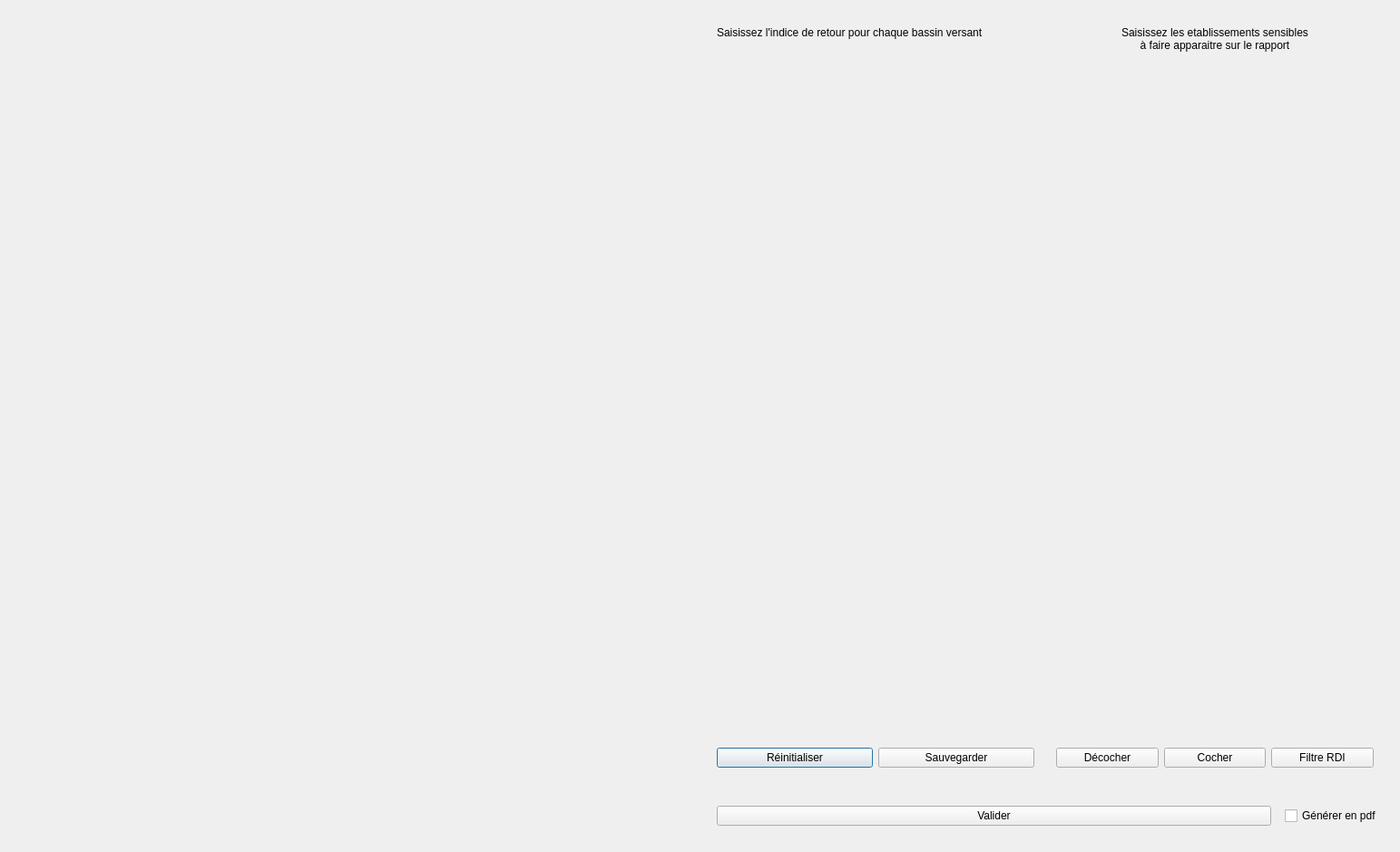
<?xml version="1.0" encoding="UTF-8"?>
<ui version="4.0">
 <class>DDTM_GenerationRapportDialogBase</class>
 <widget class="QDialog" name="DDTM_GenerationRapportDialogBase">
  <property name="geometry">
   <rect>
    <x>0</x>
    <y>0</y>
    <width>1543</width>
    <height>939</height>
   </rect>
  </property>
  <property name="minimumSize">
   <size>
    <width>400</width>
    <height>494</height>
   </size>
  </property>
  <property name="maximumSize">
   <size>
    <width>16777215</width>
    <height>16777215</height>
   </size>
  </property>
  <property name="cursor">
   <cursorShape>ArrowCursor</cursorShape>
  </property>
  <property name="windowTitle">
   <string>DDTM_GenerationRapport</string>
  </property>
  <layout class="QHBoxLayout" name="horizontalLayout">
   <item>
    <layout class="QHBoxLayout" name="container_princ">
     <item>
      <layout class="QVBoxLayout" name="container_canvas">
       <item>
        <spacer name="horizontalSpacer_2">
         <property name="orientation">
          <enum>Qt::Horizontal</enum>
         </property>
         <property name="sizeHint" stdset="0">
          <size>
           <width>40</width>
           <height>0</height>
          </size>
         </property>
        </spacer>
       </item>
      </layout>
     </item>
     <item>
      <layout class="QVBoxLayout" name="verticalLayout_4">
       <item>
        <widget class="QWidget" name="container_formulaires" native="true">
         <layout class="QHBoxLayout" name="horizontalLayout_3">
          <item>
           <widget class="QWidget" name="container_scenario" native="true">
            <property name="minimumSize">
             <size>
              <width>0</width>
              <height>0</height>
             </size>
            </property>
            <property name="maximumSize">
             <size>
              <width>16777215</width>
              <height>16777215</height>
             </size>
            </property>
            <layout class="QVBoxLayout" name="verticalLayout">
             <item alignment="Qt::AlignTop">
              <widget class="QLabel" name="titre1">
               <property name="sizePolicy">
                <sizepolicy hsizetype="Preferred" vsizetype="Preferred">
                 <horstretch>0</horstretch>
                 <verstretch>0</verstretch>
                </sizepolicy>
               </property>
               <property name="minimumSize">
                <size>
                 <width>0</width>
                 <height>0</height>
                </size>
               </property>
               <property name="maximumSize">
                <size>
                 <width>16777215</width>
                 <height>212</height>
                </size>
               </property>
               <property name="text">
                <string>Saisissez l'indice de retour pour chaque bassin versant</string>
               </property>
              </widget>
             </item>
             <item>
              <layout class="QFormLayout" name="formulaire_scenario"/>
             </item>
             <item>
              <layout class="QHBoxLayout" name="horizontalLayout_2">
               <item>
                <widget class="QPushButton" name="bouton_reinitialiser">
                 <property name="text">
                  <string>Réinitialiser</string>
                 </property>
                </widget>
               </item>
               <item>
                <widget class="QPushButton" name="bouton_save_bassins">
                 <property name="text">
                  <string>Sauvegarder</string>
                 </property>
                </widget>
               </item>
              </layout>
             </item>
            </layout>
           </widget>
          </item>
          <item>
           <spacer name="verticalSpacer">
            <property name="orientation">
             <enum>Qt::Vertical</enum>
            </property>
            <property name="sizeHint" stdset="0">
             <size>
              <width>0</width>
              <height>0</height>
             </size>
            </property>
           </spacer>
          </item>
          <item>
           <widget class="QWidget" name="container_sensibilite" native="true">
            <layout class="QVBoxLayout" name="verticalLayout_2">
             <item alignment="Qt::AlignHCenter|Qt::AlignTop">
              <widget class="QLabel" name="titre2">
               <property name="text">
                <string>Saisissez les etablissements sensibles 
à faire apparaitre sur le rapport</string>
               </property>
               <property name="alignment">
                <set>Qt::AlignCenter</set>
               </property>
              </widget>
             </item>
             <item>
              <layout class="QFormLayout" name="formulaire_sensibilite"/>
             </item>
             <item>
              <layout class="QHBoxLayout" name="horizontalLayout_4">
               <item>
                <widget class="QPushButton" name="bouton_decocher">
                 <property name="text">
                  <string>Décocher</string>
                 </property>
                </widget>
               </item>
               <item>
                <widget class="QPushButton" name="bouton_cocher">
                 <property name="text">
                  <string>Cocher</string>
                 </property>
                </widget>
               </item>
               <item>
                <widget class="QPushButton" name="bouton_filtre">
                 <property name="text">
                  <string>Filtre RDI</string>
                 </property>
                 <property name="shortcut">
                  <string>Ctrl+S</string>
                 </property>
                </widget>
               </item>
              </layout>
             </item>
            </layout>
           </widget>
          </item>
         </layout>
        </widget>
       </item>
       <item>
        <layout class="QVBoxLayout" name="container_footer">
         <item>
          <widget class="QWidget" name="widget" native="true">
           <layout class="QHBoxLayout" name="container_validation">
            <item>
             <widget class="QWidget" name="verticalWidget" native="true">
              <layout class="QVBoxLayout" name="verticalLayout_5">
               <item>
                <widget class="QPushButton" name="valider">
                 <property name="text">
                  <string>Valider</string>
                 </property>
                </widget>
               </item>
               <item>
                <spacer name="horizontalSpacer">
                 <property name="orientation">
                  <enum>Qt::Horizontal</enum>
                 </property>
                 <property name="sizeHint" stdset="0">
                  <size>
                   <width>40</width>
                   <height>0</height>
                  </size>
                 </property>
                </spacer>
               </item>
              </layout>
             </widget>
            </item>
            <item>
             <widget class="QCheckBox" name="pdfCheckBox">
              <property name="enabled">
               <bool>true</bool>
              </property>
              <property name="text">
               <string>Générer en pdf</string>
              </property>
              <property name="checked">
               <bool>false</bool>
              </property>
             </widget>
            </item>
           </layout>
          </widget>
         </item>
        </layout>
       </item>
      </layout>
     </item>
    </layout>
   </item>
  </layout>
 </widget>
 <resources/>
 <connections/>
</ui>
